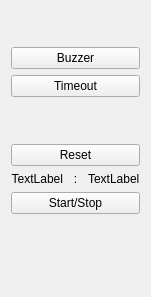
<?xml version="1.0" encoding="UTF-8"?>
<ui version="4.0">
 <class>TimerWidget</class>
 <widget class="QWidget" name="TimerWidget">
  <property name="geometry">
   <rect>
    <x>0</x>
    <y>0</y>
    <width>151</width>
    <height>297</height>
   </rect>
  </property>
  <property name="windowTitle">
   <string>Form</string>
  </property>
  <layout class="QGridLayout" name="gridLayout">
   <item row="5" column="0" colspan="3">
    <widget class="QPushButton" name="pushButtonReset">
     <property name="text">
      <string>Reset</string>
     </property>
    </widget>
   </item>
   <item row="0" column="0" colspan="3">
    <spacer name="verticalSpacer_3">
     <property name="orientation">
      <enum>Qt::Vertical</enum>
     </property>
     <property name="sizeHint" stdset="0">
      <size>
       <width>20</width>
       <height>40</height>
      </size>
     </property>
    </spacer>
   </item>
   <item row="3" column="0" colspan="3">
    <spacer name="verticalSpacer_2">
     <property name="orientation">
      <enum>Qt::Vertical</enum>
     </property>
     <property name="sizeHint" stdset="0">
      <size>
       <width>20</width>
       <height>40</height>
      </size>
     </property>
    </spacer>
   </item>
   <item row="8" column="0" colspan="3">
    <widget class="QPushButton" name="pushButtonStartStop">
     <property name="text">
      <string>Start/Stop</string>
     </property>
    </widget>
   </item>
   <item row="1" column="0" colspan="3">
    <widget class="QPushButton" name="pushButtonBuzzer">
     <property name="text">
      <string>Buzzer</string>
     </property>
    </widget>
   </item>
   <item row="7" column="0">
    <widget class="QLabel" name="labelMinutes">
     <property name="sizePolicy">
      <sizepolicy hsizetype="Fixed" vsizetype="Preferred">
       <horstretch>0</horstretch>
       <verstretch>0</verstretch>
      </sizepolicy>
     </property>
     <property name="text">
      <string>TextLabel</string>
     </property>
     <property name="alignment">
      <set>Qt::AlignRight|Qt::AlignTrailing|Qt::AlignVCenter</set>
     </property>
    </widget>
   </item>
   <item row="10" column="0" colspan="3">
    <spacer name="verticalSpacer_4">
     <property name="orientation">
      <enum>Qt::Vertical</enum>
     </property>
     <property name="sizeHint" stdset="0">
      <size>
       <width>20</width>
       <height>40</height>
      </size>
     </property>
    </spacer>
   </item>
   <item row="7" column="2">
    <widget class="QLabel" name="labelSeconds">
     <property name="sizePolicy">
      <sizepolicy hsizetype="Fixed" vsizetype="Preferred">
       <horstretch>0</horstretch>
       <verstretch>0</verstretch>
      </sizepolicy>
     </property>
     <property name="text">
      <string>TextLabel</string>
     </property>
    </widget>
   </item>
   <item row="9" column="0" colspan="3">
    <spacer name="verticalSpacer">
     <property name="orientation">
      <enum>Qt::Vertical</enum>
     </property>
     <property name="sizeHint" stdset="0">
      <size>
       <width>20</width>
       <height>40</height>
      </size>
     </property>
    </spacer>
   </item>
   <item row="4" column="0" colspan="3">
    <widget class="PeriodWidget" name="widgetPeriod" native="true"/>
   </item>
   <item row="7" column="1">
    <widget class="QLabel" name="labelColon">
     <property name="text">
      <string>:</string>
     </property>
     <property name="alignment">
      <set>Qt::AlignCenter</set>
     </property>
    </widget>
   </item>
   <item row="2" column="0" colspan="3">
    <widget class="QPushButton" name="pushButtonTimeout">
     <property name="text">
      <string>Timeout</string>
     </property>
    </widget>
   </item>
  </layout>
 </widget>
 <customwidgets>
  <customwidget>
   <class>PeriodWidget</class>
   <extends>QWidget</extends>
   <header>periodwidget.h</header>
   <container>1</container>
  </customwidget>
 </customwidgets>
 <resources/>
 <connections/>
</ui>
